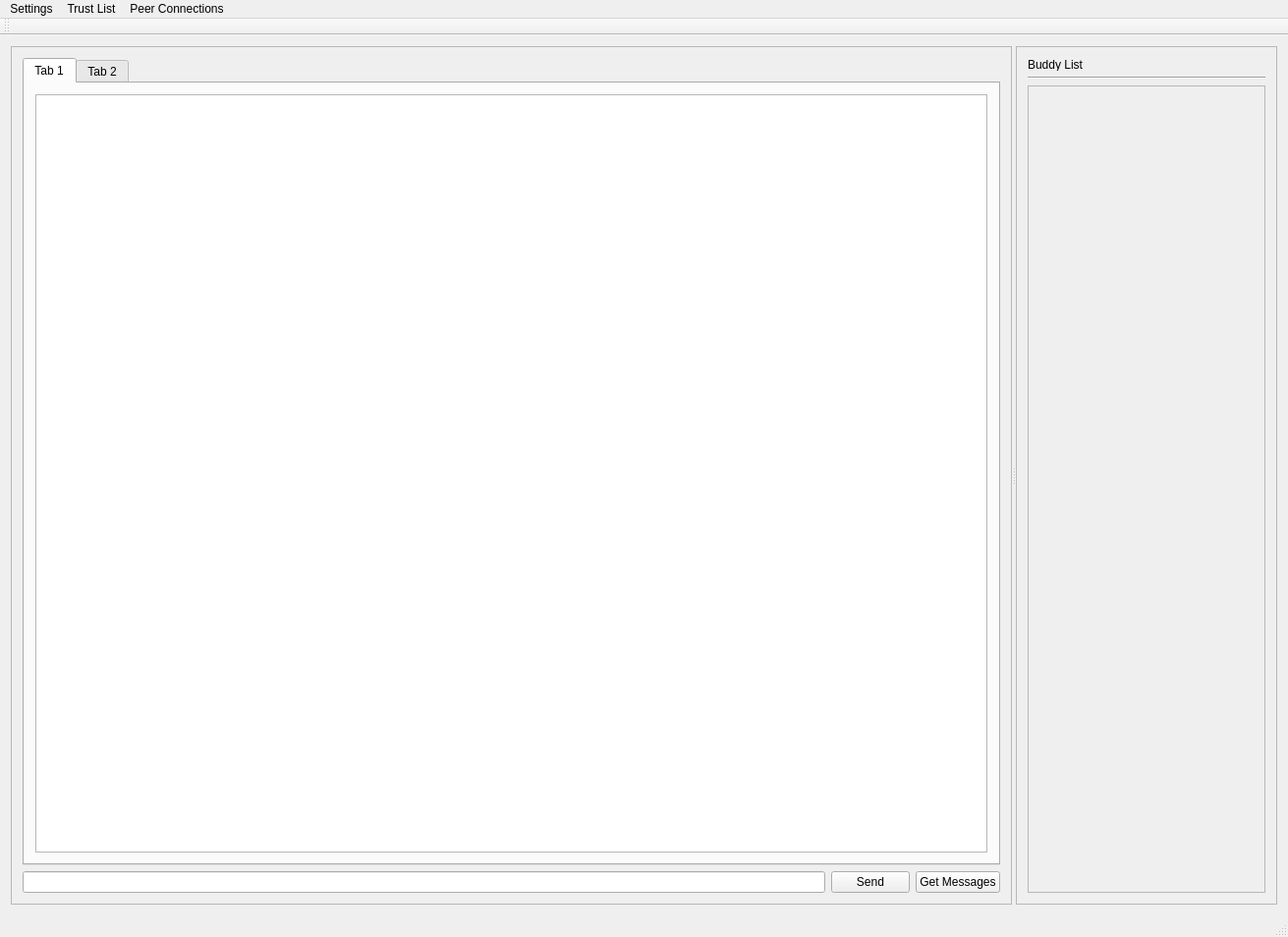
<?xml version="1.0" encoding="UTF-8"?>
<ui version="4.0">
 <class>MainWindow</class>
 <widget class="QMainWindow" name="MainWindow">
  <property name="geometry">
   <rect>
    <x>0</x>
    <y>0</y>
    <width>1311</width>
    <height>954</height>
   </rect>
  </property>
  <property name="windowTitle">
   <string>MainWindow</string>
  </property>
  <widget class="QWidget" name="centralWidget">
   <layout class="QVBoxLayout" name="verticalLayout_4">
    <item>
     <widget class="QSplitter" name="splitter">
      <property name="orientation">
       <enum>Qt::Horizontal</enum>
      </property>
      <widget class="QFrame" name="chatFrame">
       <property name="frameShape">
        <enum>QFrame::StyledPanel</enum>
       </property>
       <property name="frameShadow">
        <enum>QFrame::Raised</enum>
       </property>
       <layout class="QVBoxLayout" name="verticalLayout_3">
        <item>
         <layout class="QVBoxLayout" name="verticalLayout_2">
          <item>
           <widget class="QTabWidget" name="tabWidget">
            <property name="currentIndex">
             <number>0</number>
            </property>
            <widget class="QWidget" name="tab">
             <attribute name="title">
              <string>Tab 1</string>
             </attribute>
             <layout class="QVBoxLayout" name="verticalLayout_5">
              <item>
               <widget class="QTextEdit" name="textEdit"/>
              </item>
             </layout>
            </widget>
            <widget class="QWidget" name="tab_2">
             <attribute name="title">
              <string>Tab 2</string>
             </attribute>
            </widget>
           </widget>
          </item>
          <item>
           <layout class="QHBoxLayout" name="messageHorizontalLayout">
            <item>
             <widget class="QLineEdit" name="lineEdit_2"/>
            </item>
            <item>
             <widget class="QPushButton" name="sendPushButton_2">
              <property name="text">
               <string>Send</string>
              </property>
             </widget>
            </item>
            <item>
             <widget class="QPushButton" name="getMessagesPushButton_2">
              <property name="text">
               <string>Get Messages</string>
              </property>
             </widget>
            </item>
           </layout>
          </item>
         </layout>
        </item>
       </layout>
      </widget>
      <widget class="QFrame" name="buddyListFrame">
       <property name="frameShape">
        <enum>QFrame::StyledPanel</enum>
       </property>
       <property name="frameShadow">
        <enum>QFrame::Raised</enum>
       </property>
       <layout class="QVBoxLayout" name="verticalLayout">
        <item>
         <widget class="QLabel" name="buddyListLabel">
          <property name="maximumSize">
           <size>
            <width>16777215</width>
            <height>13</height>
           </size>
          </property>
          <property name="text">
           <string>Buddy List</string>
          </property>
         </widget>
        </item>
        <item>
         <widget class="Line" name="line">
          <property name="maximumSize">
           <size>
            <width>16777215</width>
            <height>3</height>
           </size>
          </property>
          <property name="orientation">
           <enum>Qt::Horizontal</enum>
          </property>
         </widget>
        </item>
        <item>
         <widget class="QFrame" name="buddiesFrame">
          <property name="frameShape">
           <enum>QFrame::StyledPanel</enum>
          </property>
          <property name="frameShadow">
           <enum>QFrame::Raised</enum>
          </property>
         </widget>
        </item>
       </layout>
       <zorder>buddiesFrame</zorder>
       <zorder>buddyListLabel</zorder>
       <zorder>line</zorder>
      </widget>
     </widget>
    </item>
   </layout>
  </widget>
  <widget class="QMenuBar" name="menuBar">
   <property name="geometry">
    <rect>
     <x>0</x>
     <y>0</y>
     <width>1311</width>
     <height>21</height>
    </rect>
   </property>
   <widget class="QMenu" name="menuSettings">
    <property name="title">
     <string>Settings</string>
    </property>
   </widget>
   <widget class="QMenu" name="menuTrust_List">
    <property name="title">
     <string>Trust List</string>
    </property>
   </widget>
   <widget class="QMenu" name="menuPeer_Connections">
    <property name="title">
     <string>Peer Connections</string>
    </property>
   </widget>
   <addaction name="menuSettings"/>
   <addaction name="menuTrust_List"/>
   <addaction name="menuPeer_Connections"/>
  </widget>
  <widget class="QToolBar" name="mainToolBar">
   <attribute name="toolBarArea">
    <enum>TopToolBarArea</enum>
   </attribute>
   <attribute name="toolBarBreak">
    <bool>false</bool>
   </attribute>
  </widget>
  <widget class="QStatusBar" name="statusBar"/>
 </widget>
 <layoutdefault spacing="6" margin="11"/>
 <resources/>
 <connections/>
</ui>
